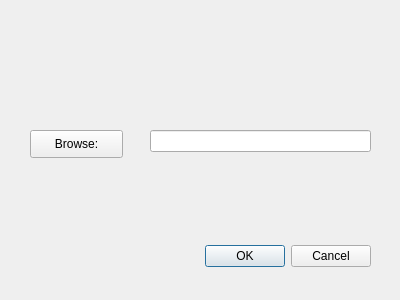
<?xml version="1.0" encoding="UTF-8"?>
<ui version="4.0">
 <class>Dialog</class>
 <widget class="QDialog" name="Dialog">
  <property name="geometry">
   <rect>
    <x>0</x>
    <y>0</y>
    <width>400</width>
    <height>300</height>
   </rect>
  </property>
  <property name="windowTitle">
   <string>Dialog</string>
  </property>
  <widget class="QDialogButtonBox" name="acceptfile">
   <property name="geometry">
    <rect>
     <x>30</x>
     <y>240</y>
     <width>341</width>
     <height>32</height>
    </rect>
   </property>
   <property name="orientation">
    <enum>Qt::Horizontal</enum>
   </property>
   <property name="standardButtons">
    <set>QDialogButtonBox::Cancel|QDialogButtonBox::Ok</set>
   </property>
  </widget>
  <widget class="QPushButton" name="Browsebutton">
   <property name="geometry">
    <rect>
     <x>30</x>
     <y>130</y>
     <width>93</width>
     <height>28</height>
    </rect>
   </property>
   <property name="text">
    <string>Browse:</string>
   </property>
  </widget>
  <widget class="QLineEdit" name="file_address">
   <property name="geometry">
    <rect>
     <x>150</x>
     <y>130</y>
     <width>221</width>
     <height>22</height>
    </rect>
   </property>
  </widget>
 </widget>
 <resources/>
 <connections>
  <connection>
   <sender>acceptfile</sender>
   <signal>accepted()</signal>
   <receiver>Dialog</receiver>
   <slot>accept()</slot>
   <hints>
    <hint type="sourcelabel">
     <x>248</x>
     <y>254</y>
    </hint>
    <hint type="destinationlabel">
     <x>157</x>
     <y>274</y>
    </hint>
   </hints>
  </connection>
  <connection>
   <sender>acceptfile</sender>
   <signal>rejected()</signal>
   <receiver>Dialog</receiver>
   <slot>reject()</slot>
   <hints>
    <hint type="sourcelabel">
     <x>316</x>
     <y>260</y>
    </hint>
    <hint type="destinationlabel">
     <x>286</x>
     <y>274</y>
    </hint>
   </hints>
  </connection>
 </connections>
</ui>
